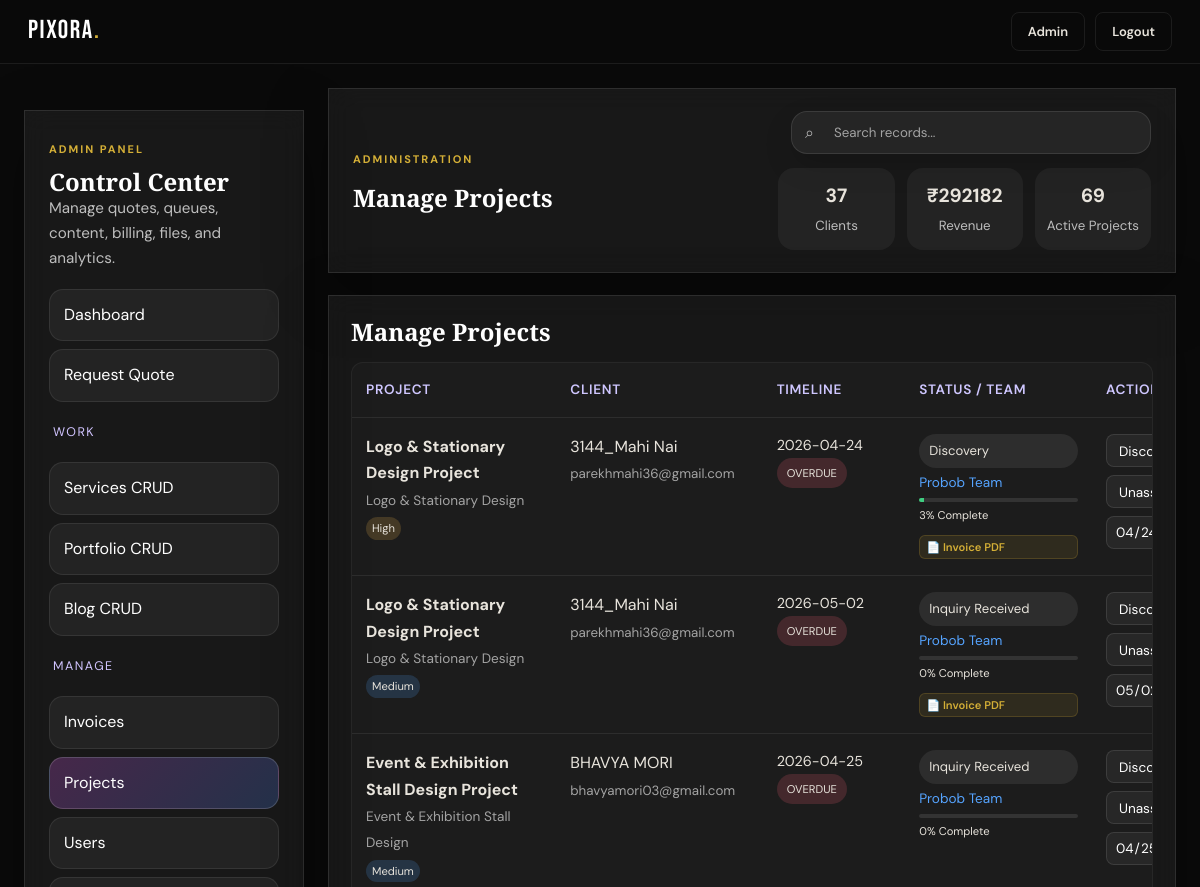
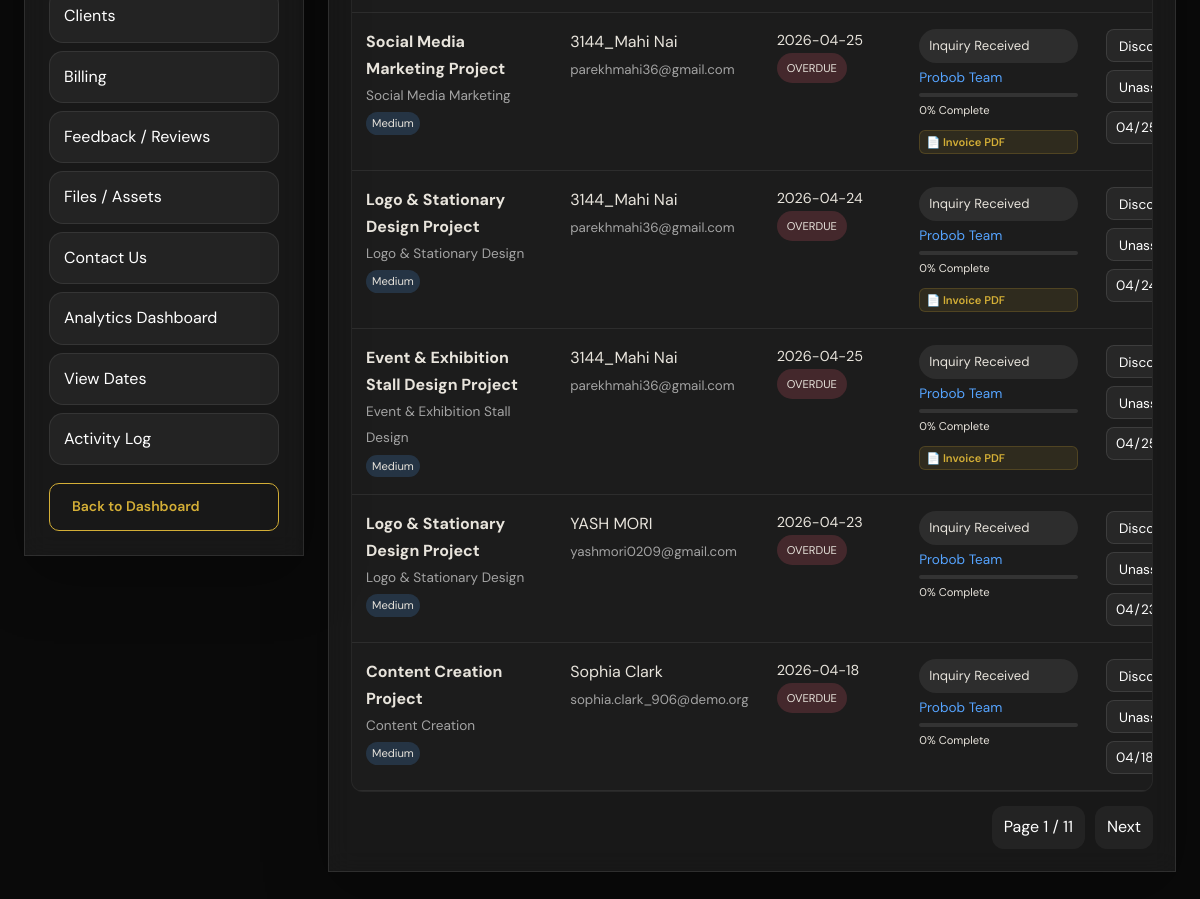
Screenshot of /admin/manage/projects (signed in) with the database file from the repository (2 pictures, top to bottom).
### tables this page shows
CREATE TABLE projects (
            id INTEGER PRIMARY KEY AUTOINCREMENT,
            user_id INTEGER,
            quote_id INTEGER,
            title TEXT NOT NULL,
            service TEXT,
            brief TEXT,
            status TEXT DEFAULT 'Inquiry Received',
            priority TEXT DEFAULT 'Medium',
            budget TEXT,
            due_date TEXT,
            designer_name TEXT,
            progress INTEGER DEFAULT 0,
            created_at TEXT DEFAULT CURRENT_TIMESTAMP
        );

CREATE TABLE users (
            id INTEGER PRIMARY KEY AUTOINCREMENT,
            name TEXT NOT NULL,
            email TEXT UNIQUE NOT NULL,
            password_hash TEXT NOT NULL,
            role TEXT DEFAULT 'user',
            reset_token TEXT,
            reset_token_expires TEXT,
            created_at TEXT DEFAULT CURRENT_TIMESTAMP
        , profile_picture TEXT, bio TEXT, phone TEXT, location TEXT, status TEXT DEFAULT 'active');

### app.py (the view)
@app.route('/admin/manage/projects')
@admin_required
def admin_projects_page():
    sync_started_projects_to_admin()
    db = get_db()
    page = int(request.args.get('page', 1) or 1)
    search = request.args.get('search', '').strip()
    projects = admin_paginate('SELECT p.*, u.name AS client_name, u.email AS client_email, (SELECT id FROM invoices WHERE project_id = p.id ORDER BY id DESC LIMIT 1) as latest_invoice_id FROM projects p LEFT JOIN users u ON p.user_id=u.id ORDER BY p.id DESC', page=page, per_page=8, search=search, search_cols=['title', 'service', 'status', 'client_name', 'client_email', 'designer_name'])
    admins = db.execute("SELECT name FROM users WHERE role='admin'").fetchall()
    workload = db.execute("""
        SELECT designer_name, COUNT(*) as active_projects
        FROM projects
        WHERE status NOT IN ('Completed', 'Cancelled') AND designer_name IS NOT NULL AND designer_name != ''
        GROUP BY designer_name
    """).fetchall()
    today = datetime.now().strftime('%Y-%m-%d')
    three_days_later = (datetime.now() + timedelta(days=3)).strftime('%Y-%m-%d')
    return render_template(
        'admin_projects.html',
        projects=projects,
        admins=admins,
        workload=workload,
        today=today,
        three_days_later=three_days_later,
        **admin_common_context('projects')
    )

### app.py (called while the page is built)
def get_db():
    db = getattr(g, '_database', None)
    if db is None:
        db = g._database = sqlite3.connect(DATABASE)
        db.row_factory = sqlite3.Row
    return db

@app.teardown_appcontext
def close_connection(exception):
    db = getattr(g, '_database', None)
    if db is not None:
        db.close()

def admin_required(f):
    @wraps(f)
    def decorated(*args, **kwargs):
        user = get_current_user()
        if not user:
            flash('Please log in to access this page.', 'warning')
            return redirect(url_for('login', next=request.path))
        if user['role'] != 'admin':
            flash('Admin access only.', 'error')
            return redirect(url_for('dashboard'))
        return f(*args, **kwargs)
    return decorated

def get_current_user():
    if 'user_id' not in session:
        return None
    return get_db().execute('SELECT * FROM users WHERE id=?', (session['user_id'],)).fetchone()

def get_user_notifications(limit=5, only_unread=False):
    user = get_current_user()
    if not user:
        return []
    query = 'SELECT * FROM notifications WHERE user_id=?'
    params = [user['id']]
    if only_unread:
        query += ' AND is_read=0'
    query += ' ORDER BY id DESC LIMIT ?'
    params.append(limit)
    return get_db().execute(query, tuple(params)).fetchall()

def unread_notification_count():
    user = get_current_user()
    if not user:
        return 0
    return get_db().execute('SELECT COUNT(*) FROM notifications WHERE user_id=? AND is_read=0', (user['id'],)).fetchone()[0]

@app.context_processor
def inject_user():
    user = get_current_user()
    play_login_sound = bool(session.pop('play_login_sound', False))
    return {
        'current_user': user,
        'notif_preview': get_user_notifications(limit=5) if user else [],
        'notif_unread_count': unread_notification_count() if user else 0,
        'play_login_sound': play_login_sound,
        'now_iso': now_iso
    }

def sync_started_projects_to_admin():
    db = get_db()
    missing_quotes = db.execute('''
        SELECT qr.id
        FROM quote_requests qr
        LEFT JOIN projects p ON p.quote_id = qr.id
        WHERE p.id IS NULL
        ORDER BY qr.id ASC
    ''').fetchall()
    for row in missing_quotes:
        create_project_from_quote(row['id'], note='Backfilled into admin projects from existing start-project request', notify_user=False)

### templates/admin_projects.html (shortened to what this page needs)
{% extends 'admin_base.html' %}
{% block admin_heading %}Manage Projects{% endblock %}
{% block admin_body %}
<div class="glass-card admin-section">
  <h2>Manage Projects</h2>
  <div class="table-wrap">
    <table class="admin-table">
      <thead>
        <tr>
          <th style="width: 22%;">Project</th>
          <th style="width: 18%;">Client</th>
          <th style="width: 15%;">Timeline</th>
          <th style="width: 20%;">Status / Team</th>
          <th style="width: 25%; min-width: 260px;">Action</th>
        </tr>
      </thead>
      <tbody>
        {% for item in projects['items'] %}
        <tr>
          <td>
            <strong>{{ item.title }}</strong><br>
            <span style="font-size: 0.85rem; color: rgba(255,255,255,0.6);">{{ item.service or '—' }}</span><br>
            <span class="badge {% if item.priority == 'Urgent' %}rejected{% elif item.priority == 'High' %}reviewing{% elif item.priority == 'Medium' %}new{% else %}completed{% endif %}" style="font-size: 0.7rem; padding: 2px 6px; margin-top: 4px;">
                {{ item.priority }}
            </span>
          </td>
          <td>
            {{ item.client_name or 'Unlinked' }}<br>
            <small style="color: rgba(255,255,255,0.6);">{{ item.client_email or '—' }}</small>
          </td>
          <td>
            <div style="font-size: 0.9rem;">
                {% if item.due_date %}
                    {{ item.due_date }}
                    {% if item.status != 'Completed' and item.status != 'Cancelled' %}
                        {% if item.due_date < today %}
                            <br><span class="badge rejected" style="font-size: 0.7rem;">OVERDUE</span>
                        {% elif item.due_date == today %}
                            <br><span class="badge reviewing" style="font-size: 0.7rem;">DUE TODAY</span>
                        {% elif item.due_date <= three_days_later %}
                            <br><span class="badge new" style="font-size: 0.7rem;">DUE SOON</span>
                        {% endif %}
                    {% endif %}
                {% else %}
                    —
                {% endif %}
            </div>
          </td>
          <td>
            <div style="display: grid; gap: 4px;">
                <span class="badge {{ item.status|lower|replace(' ','-') }}">{{ item.status }}</span>
                <span style="font-size: 0.85rem; color: #56a4ff;">{{ item.designer_name or 'Unassigned' }}</span>
                <div class="progress-mini" style="width: 100%; height: 4px; background: rgba(255,255,255,0.1); border-radius: 2px; overflow: hidden;">
                    <div style="width: {{ item.progress }}%; height: 100%; background: #3fcd80;"></div>
                </div>
                <small style="font-size: 0.7rem;">{{ item.progress }}% Complete</small>
                {% if item.latest_invoice_id %}
                <a href="{{ url_for('download_invoice_pdf', invoice_id=item.latest_invoice_id) }}" class="admin-pdf-link" style="padding: 2px 6px; font-size: 0.7rem; margin-top: 6px;">
                    📄 Invoice PDF
                </a>
                {% endif %}
            </div>
          </td>
          <td>
            <form method="POST" action="{{ url_for('admin_update_project', project_id=item.id) }}" style="display: grid; gap: 8px;">
              <div style="display: flex; gap: 8px;">
                  <select name="status" style="flex: 1; padding: 6px 8px; border-radius: 8px; background: rgba(255,255,255,0.05); color: #fff; border: 1px solid rgba(255,255,255,0.1); font-size: 0.85rem;">
                    {% for s in ['Discovery','In Progress','Review','Completed','Cancelled'] %}
                    <option value="{{ s }}" {% if item.status == s %}selected{% endif %}>{{ s }}</option>
                    {% endfor %}
                  </select>
              </div>
              <div style="display: flex; gap: 8px;">
                  <select name="designer_name" style="flex: 1; padding: 6px 8px; border-radius: 8px; background: rgba(255,255,255,0.05); color: #fff; border: 1px solid rgba(255,255,255,0.1); font-size: 0.85rem;">
                      <option value="" {% if not item.designer_name %}selected{% endif %}>Unassigned</option>
                  </select>
              </div>
              <div style="display: flex; gap: 8px;">
                  <input type="date" name="due_date" value="{{ item.due_date or '' }}" style="flex: 1; padding: 6px 8px; border-radius: 8px; background: rgba(255,255,255,0.05); color: #fff; border: 1px solid rgba(255,255,255,0.1); font-size: 0.85rem;">
              </div>
            </form>
          </td>
        </tr>
        {% else %}
        <tr><td colspan="5">No projects yet.</td></tr>
        {% endfor %}
      </tbody>
    </table>
  </div>
  <div class="pagination">
    <span>Page {{ projects['page'] }} / {{ projects['pages'] }}</span>
    {% if projects['has_next'] %}<a href="{{ url_for('admin_projects_page', page=projects['next_page'], search=request.args.get('search', '')) }}">Next</a>{% endif %}
  </div>
</div>
{% endblock %}

### static/css/style.css (style rules this page uses)
*, *::before, *::after { box-sizing: border-box; margin: 0; padding: 0; }
:root { --bg: #0a0a0a; --bg-2: #111111; --bg-3: #181818; --bg-4: #222222; --border: rgba(255,255,255,0.08); --border-gold: rgba(212,175,55,0.25); --gold: #d4af37; --gold-light: #f0d060; --gold-dim: rgba(212,175,55,0.15); --white: #ffffff; --text: #e8e4dc; --text-2: #9e9a93; --text-3: #5c5852; --red: #e05555; --radius: 12px; --radius-lg: 20px; --shadow: 0 8px 32px rgba(0,0,0,0.5); --shadow-gold: 0 0 40px rgba(212,175,55,0.12); --font-display: 'Bebas Neue', sans-serif; --font-serif: 'Playfair Display', Georgia, serif; --font-body: 'DM Sans', system-ui, sans-serif; --nav-h: 64px; --ticker-h: 36px; }
html { scroll-behavior: smooth; }
body { background: var(--bg); color: var(--text); font-family: var(--font-body); font-size: 16px; line-height: 1.65; -webkit-font-smoothing: antialiased; overflow-x: hidden; }
a { color: inherit; text-decoration: none; }
input, textarea, select { font-family: inherit; }
h1,h2,h3,h4,h5 { font-family: var(--font-serif); font-weight: 700; line-height: 1.15; color: var(--white); }
.glass-card { background:rgba(255,255,255,.06);backdrop-filter:blur(12px);border:1px solid rgba(255,255,255,.1);box-shadow:0 20px 60px rgba(0,0,0,.28); }

### templates/admin_base.html (style rules this page uses)
.admin-section { padding:22px;overflow-x:auto }
.admin-section h2 { margin-bottom:16px }
.table-wrap { overflow-x:auto; -webkit-overflow-scrolling: touch; border-radius: 12px; border: 1px solid rgba(255,255,255,0.05); background: rgba(255,255,255,0.02); }
.admin-table { width:100%;border-collapse:collapse;min-width:1000px; }
.admin-table th,.admin-table td { padding:16px 14px;border-bottom:1px solid rgba(255,255,255,.08);vertical-align:top;text-align:left; overflow: hidden; text-overflow: ellipsis; }
.admin-table th { font-size:.85rem;color:#cfc7ff; font-weight: 600; text-transform: uppercase; letter-spacing: 0.05em; }
.inline-form select option, .crud-form select option, select option { color: #000 !important; background-color: #fff !important; }
.badge { display:inline-flex;align-items:center;padding:6px 10px;border-radius:999px;background:rgba(255,255,255,.08);font-size:.82rem }
.badge.new { background:rgba(86,164,255,.18) }
.badge.reviewing { background:rgba(255,194,87,.18) }
.badge.rejected,.badge.failed,.badge.cancelled { background:rgba(255,102,124,.18) }
.pagination { display:flex;gap:10px;justify-content:flex-end;align-items:center;margin-top:14px }
.pagination a,.pagination span { padding:8px 12px;border-radius:12px;background:rgba(255,255,255,.05);text-decoration:none;color:#fff }
.admin-pdf-link { display: inline-flex; align-items: center; gap: 6px; margin-top: 8px; padding: 4px 10px; background: rgba(212, 175, 55, 0.1); border: 1px solid rgba(212, 175, 55, 0.2); color: #d4af37 !important; border-radius: 6px; font-size: 0.85rem; font-weight: 600; text-decoration: none; transition: all 0.2s ease; }

### rows the page displays
projects: title "Logo & Stationary Design Project", service "Logo & Stationary Design", priority "High", name "3144_Mahi Nai", email "parekhmahi36@gmail.com", due_date "2026-04-24", shows "OVERDUE", status "Discovery", designer_name "Probob Team", progress "3", due_date "04/24/2026"
projects: title "Logo & Stationary Design Project", service "Logo & Stationary Design", priority "Medium", name "3144_Mahi Nai", email "parekhmahi36@gmail.com", due_date "2026-05-02", shows "OVERDUE", status "Inquiry Received", designer_name "Probob Team", progress "0", due_date "05/02/2026"
projects: title "Event & Exhibition Stall Design Project", service "Event & Exhibition Stall Design", priority "Medium", name "BHAVYA MORI", email "bhavyamori03@gmail.com", due_date "2026-04-25", shows "OVERDUE", status "Inquiry Received", designer_name "Probob Team", progress "0", due_date "04/25/2026"
projects: title "Social Media Marketing Project", service "Social Media Marketing", priority "Medium", name "3144_Mahi Nai", email "parekhmahi36@gmail.com", due_date "2026-04-25", shows "OVERDUE", status "Inquiry Received", designer_name "Probob Team", progress "0", due_date "04/25/2026"
projects: title "Logo & Stationary Design Project", service "Logo & Stationary Design", priority "Medium", name "3144_Mahi Nai", email "parekhmahi36@gmail.com", due_date "2026-04-24", shows "OVERDUE", status "Inquiry Received", designer_name "Probob Team", progress "0", due_date "04/24/2026"
projects: title "Event & Exhibition Stall Design Project", service "Event & Exhibition Stall Design", priority "Medium", name "3144_Mahi Nai", email "parekhmahi36@gmail.com", due_date "2026-04-25", shows "OVERDUE", status "Inquiry Received", designer_name "Probob Team", progress "0", due_date "04/25/2026"
projects: title "Logo & Stationary Design Project", service "Logo & Stationary Design", priority "Medium", name "YASH MORI", email "yashmori0209@gmail.com", due_date "2026-04-23", shows "OVERDUE", status "Inquiry Received", designer_name "Probob Team", progress "0", due_date "04/23/2026"
projects: title "Content Creation Project", service "Content Creation", priority "Medium", name "Sophia Clark", email "sophia.clark_906@demo.org", due_date "2026-04-18", shows "OVERDUE", status "Inquiry Received", designer_name "Probob Team", progress "0", due_date "04/18/2026"

### other values shown
{{ admin_stats.clients }} "37"
{{ admin_stats.revenue }} "292182"
{{ admin_stats.active_projects }} "69"
{{ projects['page'] }} "1"
{{ projects['pages'] }} "11"
form field status "Discovery"
